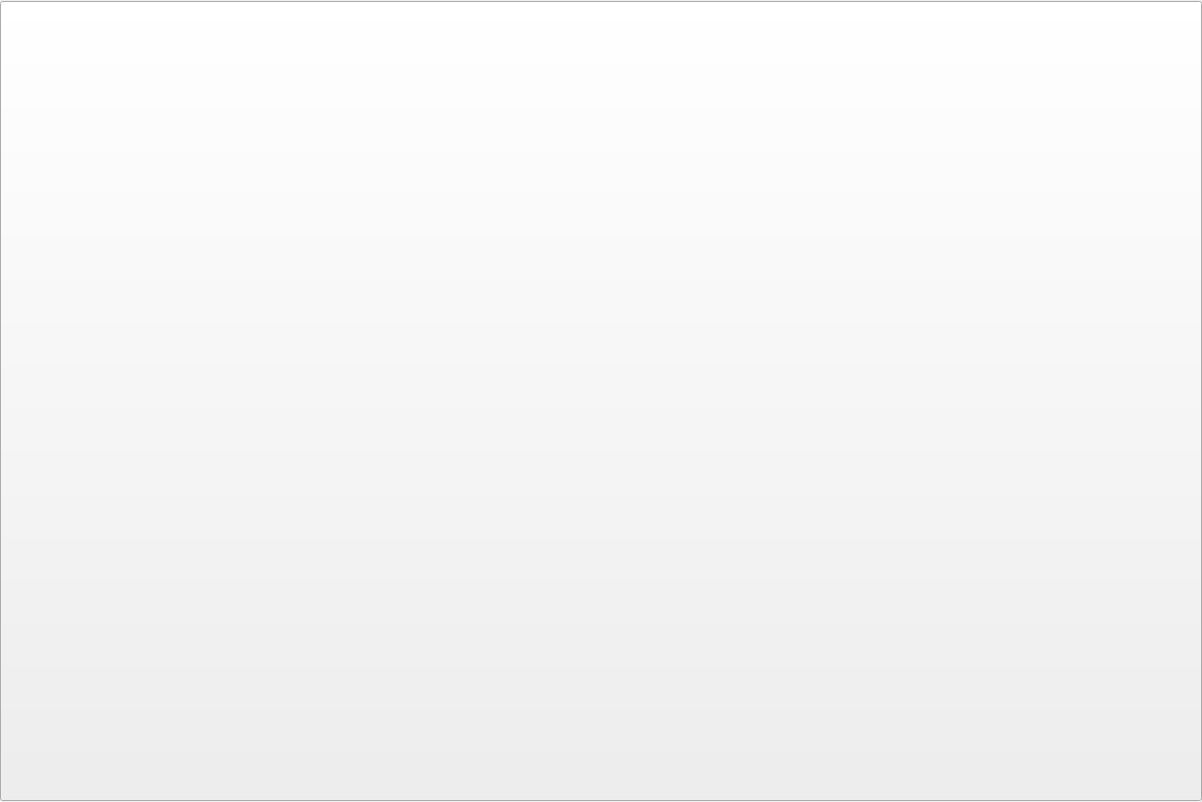
<?xml version="1.0" encoding="UTF-8"?>
<ui version="4.0">
 <class>init</class>
 <widget class="QWidget" name="init">
  <property name="geometry">
   <rect>
    <x>0</x>
    <y>0</y>
    <width>1202</width>
    <height>802</height>
   </rect>
  </property>
  <property name="maximumSize">
   <size>
    <width>1202</width>
    <height>802</height>
   </size>
  </property>
  <property name="font">
   <font>
    <kerning>false</kerning>
   </font>
  </property>
  <property name="windowTitle">
   <string>Form</string>
  </property>
  <layout class="QVBoxLayout" name="verticalLayout_2">
   <property name="spacing">
    <number>0</number>
   </property>
   <property name="margin">
    <number>0</number>
   </property>
   <item>
    <layout class="QVBoxLayout" name="verticalLayout">
     <property name="spacing">
      <number>0</number>
     </property>
     <item>
      <widget class="QPushButton" name="pushButton">
       <property name="enabled">
        <bool>true</bool>
       </property>
       <property name="sizePolicy">
        <sizepolicy hsizetype="Maximum" vsizetype="Maximum">
         <horstretch>0</horstretch>
         <verstretch>0</verstretch>
        </sizepolicy>
       </property>
       <property name="maximumSize">
        <size>
         <width>1280</width>
         <height>800</height>
        </size>
       </property>
       <property name="focusPolicy">
        <enum>Qt::NoFocus</enum>
       </property>
       <property name="text">
        <string/>
       </property>
       <property name="icon">
        <iconset resource="image.qrc">
         <normaloff>:/images/dirigeable.png</normaloff>:/images/dirigeable.png</iconset>
       </property>
       <property name="iconSize">
        <size>
         <width>1280</width>
         <height>800</height>
        </size>
       </property>
       <property name="autoRepeatDelay">
        <number>300</number>
       </property>
       <property name="autoDefault">
        <bool>false</bool>
       </property>
      </widget>
     </item>
    </layout>
   </item>
  </layout>
 </widget>
 <resources>
  <include location="image.qrc"/>
 </resources>
 <connections/>
</ui>
